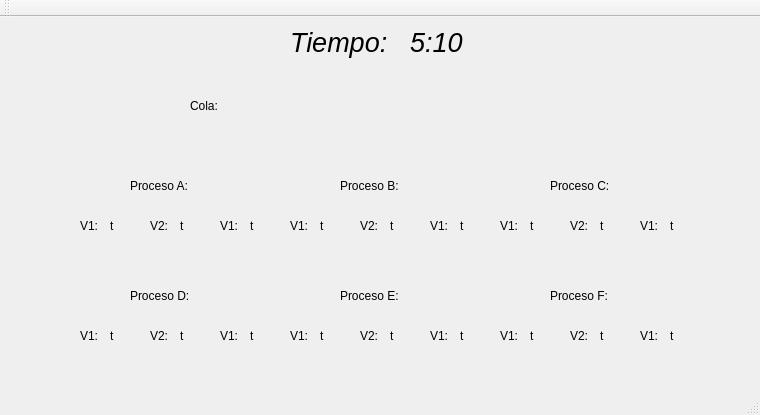
<?xml version="1.0" encoding="UTF-8"?>
<ui version="4.0">
 <class>MainWindow</class>
 <widget class="QMainWindow" name="MainWindow">
  <property name="geometry">
   <rect>
    <x>0</x>
    <y>0</y>
    <width>760</width>
    <height>415</height>
   </rect>
  </property>
  <property name="windowTitle">
   <string>TAREA CORTA 1</string>
  </property>
  <widget class="QWidget" name="centralWidget">
   <widget class="QLabel" name="label">
    <property name="geometry">
     <rect>
      <x>290</x>
      <y>0</y>
      <width>111</width>
      <height>51</height>
     </rect>
    </property>
    <property name="font">
     <font>
      <pointsize>20</pointsize>
      <italic>true</italic>
     </font>
    </property>
    <property name="text">
     <string>Tiempo:</string>
    </property>
   </widget>
   <widget class="QLabel" name="label_2">
    <property name="geometry">
     <rect>
      <x>190</x>
      <y>80</y>
      <width>67</width>
      <height>17</height>
     </rect>
    </property>
    <property name="text">
     <string>Cola:</string>
    </property>
   </widget>
   <widget class="QLabel" name="label_3">
    <property name="geometry">
     <rect>
      <x>130</x>
      <y>160</y>
      <width>81</width>
      <height>17</height>
     </rect>
    </property>
    <property name="text">
     <string>Proceso A:</string>
    </property>
   </widget>
   <widget class="QLabel" name="label_4">
    <property name="geometry">
     <rect>
      <x>130</x>
      <y>270</y>
      <width>81</width>
      <height>17</height>
     </rect>
    </property>
    <property name="text">
     <string>Proceso D:</string>
    </property>
   </widget>
   <widget class="QLabel" name="label_5">
    <property name="geometry">
     <rect>
      <x>340</x>
      <y>270</y>
      <width>81</width>
      <height>17</height>
     </rect>
    </property>
    <property name="text">
     <string>Proceso E:</string>
    </property>
   </widget>
   <widget class="QLabel" name="label_6">
    <property name="geometry">
     <rect>
      <x>550</x>
      <y>270</y>
      <width>81</width>
      <height>17</height>
     </rect>
    </property>
    <property name="text">
     <string>Proceso F:</string>
    </property>
   </widget>
   <widget class="QLabel" name="label_7">
    <property name="geometry">
     <rect>
      <x>340</x>
      <y>160</y>
      <width>81</width>
      <height>17</height>
     </rect>
    </property>
    <property name="text">
     <string>Proceso B:</string>
    </property>
   </widget>
   <widget class="QLabel" name="label_8">
    <property name="geometry">
     <rect>
      <x>550</x>
      <y>160</y>
      <width>81</width>
      <height>17</height>
     </rect>
    </property>
    <property name="text">
     <string>Proceso C:</string>
    </property>
   </widget>
   <widget class="QLabel" name="label_9">
    <property name="geometry">
     <rect>
      <x>410</x>
      <y>0</y>
      <width>111</width>
      <height>51</height>
     </rect>
    </property>
    <property name="font">
     <font>
      <pointsize>20</pointsize>
      <italic>true</italic>
     </font>
    </property>
    <property name="text">
     <string>5:10</string>
    </property>
   </widget>
   <widget class="QLabel" name="V1A">
    <property name="geometry">
     <rect>
      <x>80</x>
      <y>200</y>
      <width>31</width>
      <height>17</height>
     </rect>
    </property>
    <property name="text">
     <string>V1:</string>
    </property>
   </widget>
   <widget class="QLabel" name="V2A">
    <property name="geometry">
     <rect>
      <x>150</x>
      <y>200</y>
      <width>31</width>
      <height>17</height>
     </rect>
    </property>
    <property name="text">
     <string>V2:</string>
    </property>
   </widget>
   <widget class="QLabel" name="V3A">
    <property name="geometry">
     <rect>
      <x>220</x>
      <y>200</y>
      <width>31</width>
      <height>17</height>
     </rect>
    </property>
    <property name="text">
     <string>V1:</string>
    </property>
   </widget>
   <widget class="QLabel" name="T1A">
    <property name="geometry">
     <rect>
      <x>110</x>
      <y>200</y>
      <width>16</width>
      <height>17</height>
     </rect>
    </property>
    <property name="text">
     <string>t</string>
    </property>
   </widget>
   <widget class="QLabel" name="T2A">
    <property name="geometry">
     <rect>
      <x>180</x>
      <y>200</y>
      <width>16</width>
      <height>17</height>
     </rect>
    </property>
    <property name="text">
     <string>t</string>
    </property>
   </widget>
   <widget class="QLabel" name="T3A">
    <property name="geometry">
     <rect>
      <x>250</x>
      <y>200</y>
      <width>16</width>
      <height>17</height>
     </rect>
    </property>
    <property name="text">
     <string>t</string>
    </property>
   </widget>
   <widget class="QLabel" name="T2B">
    <property name="geometry">
     <rect>
      <x>390</x>
      <y>200</y>
      <width>16</width>
      <height>17</height>
     </rect>
    </property>
    <property name="text">
     <string>t</string>
    </property>
   </widget>
   <widget class="QLabel" name="V3B">
    <property name="geometry">
     <rect>
      <x>430</x>
      <y>200</y>
      <width>31</width>
      <height>17</height>
     </rect>
    </property>
    <property name="text">
     <string>V1:</string>
    </property>
   </widget>
   <widget class="QLabel" name="V1B">
    <property name="geometry">
     <rect>
      <x>290</x>
      <y>200</y>
      <width>31</width>
      <height>17</height>
     </rect>
    </property>
    <property name="text">
     <string>V1:</string>
    </property>
   </widget>
   <widget class="QLabel" name="T1B">
    <property name="geometry">
     <rect>
      <x>320</x>
      <y>200</y>
      <width>16</width>
      <height>17</height>
     </rect>
    </property>
    <property name="text">
     <string>t</string>
    </property>
   </widget>
   <widget class="QLabel" name="T3B">
    <property name="geometry">
     <rect>
      <x>460</x>
      <y>200</y>
      <width>16</width>
      <height>17</height>
     </rect>
    </property>
    <property name="text">
     <string>t</string>
    </property>
   </widget>
   <widget class="QLabel" name="V2B">
    <property name="geometry">
     <rect>
      <x>360</x>
      <y>200</y>
      <width>31</width>
      <height>17</height>
     </rect>
    </property>
    <property name="text">
     <string>V2:</string>
    </property>
   </widget>
   <widget class="QLabel" name="V1C">
    <property name="geometry">
     <rect>
      <x>500</x>
      <y>200</y>
      <width>31</width>
      <height>17</height>
     </rect>
    </property>
    <property name="text">
     <string>V1:</string>
    </property>
   </widget>
   <widget class="QLabel" name="T2C">
    <property name="geometry">
     <rect>
      <x>600</x>
      <y>200</y>
      <width>16</width>
      <height>17</height>
     </rect>
    </property>
    <property name="text">
     <string>t</string>
    </property>
   </widget>
   <widget class="QLabel" name="V3C">
    <property name="geometry">
     <rect>
      <x>640</x>
      <y>200</y>
      <width>31</width>
      <height>17</height>
     </rect>
    </property>
    <property name="text">
     <string>V1:</string>
    </property>
   </widget>
   <widget class="QLabel" name="T3C">
    <property name="geometry">
     <rect>
      <x>670</x>
      <y>200</y>
      <width>16</width>
      <height>17</height>
     </rect>
    </property>
    <property name="text">
     <string>t</string>
    </property>
   </widget>
   <widget class="QLabel" name="V2C">
    <property name="geometry">
     <rect>
      <x>570</x>
      <y>200</y>
      <width>31</width>
      <height>17</height>
     </rect>
    </property>
    <property name="text">
     <string>V2:</string>
    </property>
   </widget>
   <widget class="QLabel" name="T1C">
    <property name="geometry">
     <rect>
      <x>530</x>
      <y>200</y>
      <width>16</width>
      <height>17</height>
     </rect>
    </property>
    <property name="text">
     <string>t</string>
    </property>
   </widget>
   <widget class="QLabel" name="T2D">
    <property name="geometry">
     <rect>
      <x>180</x>
      <y>310</y>
      <width>16</width>
      <height>17</height>
     </rect>
    </property>
    <property name="text">
     <string>t</string>
    </property>
   </widget>
   <widget class="QLabel" name="V3D">
    <property name="geometry">
     <rect>
      <x>220</x>
      <y>310</y>
      <width>31</width>
      <height>17</height>
     </rect>
    </property>
    <property name="text">
     <string>V1:</string>
    </property>
   </widget>
   <widget class="QLabel" name="V1D">
    <property name="geometry">
     <rect>
      <x>80</x>
      <y>310</y>
      <width>31</width>
      <height>17</height>
     </rect>
    </property>
    <property name="text">
     <string>V1:</string>
    </property>
   </widget>
   <widget class="QLabel" name="T1D">
    <property name="geometry">
     <rect>
      <x>110</x>
      <y>310</y>
      <width>16</width>
      <height>17</height>
     </rect>
    </property>
    <property name="text">
     <string>t</string>
    </property>
   </widget>
   <widget class="QLabel" name="T3D">
    <property name="geometry">
     <rect>
      <x>250</x>
      <y>310</y>
      <width>16</width>
      <height>17</height>
     </rect>
    </property>
    <property name="text">
     <string>t</string>
    </property>
   </widget>
   <widget class="QLabel" name="V2D">
    <property name="geometry">
     <rect>
      <x>150</x>
      <y>310</y>
      <width>31</width>
      <height>17</height>
     </rect>
    </property>
    <property name="text">
     <string>V2:</string>
    </property>
   </widget>
   <widget class="QLabel" name="T3E">
    <property name="geometry">
     <rect>
      <x>460</x>
      <y>310</y>
      <width>16</width>
      <height>17</height>
     </rect>
    </property>
    <property name="text">
     <string>t</string>
    </property>
   </widget>
   <widget class="QLabel" name="T2E">
    <property name="geometry">
     <rect>
      <x>390</x>
      <y>310</y>
      <width>16</width>
      <height>17</height>
     </rect>
    </property>
    <property name="text">
     <string>t</string>
    </property>
   </widget>
   <widget class="QLabel" name="V2E">
    <property name="geometry">
     <rect>
      <x>360</x>
      <y>310</y>
      <width>31</width>
      <height>17</height>
     </rect>
    </property>
    <property name="text">
     <string>V2:</string>
    </property>
   </widget>
   <widget class="QLabel" name="T1E">
    <property name="geometry">
     <rect>
      <x>320</x>
      <y>310</y>
      <width>16</width>
      <height>17</height>
     </rect>
    </property>
    <property name="text">
     <string>t</string>
    </property>
   </widget>
   <widget class="QLabel" name="V3E">
    <property name="geometry">
     <rect>
      <x>430</x>
      <y>310</y>
      <width>31</width>
      <height>17</height>
     </rect>
    </property>
    <property name="text">
     <string>V1:</string>
    </property>
   </widget>
   <widget class="QLabel" name="V1E">
    <property name="geometry">
     <rect>
      <x>290</x>
      <y>310</y>
      <width>31</width>
      <height>17</height>
     </rect>
    </property>
    <property name="text">
     <string>V1:</string>
    </property>
   </widget>
   <widget class="QLabel" name="T1F">
    <property name="geometry">
     <rect>
      <x>530</x>
      <y>310</y>
      <width>16</width>
      <height>17</height>
     </rect>
    </property>
    <property name="text">
     <string>t</string>
    </property>
   </widget>
   <widget class="QLabel" name="V3F">
    <property name="geometry">
     <rect>
      <x>640</x>
      <y>310</y>
      <width>31</width>
      <height>17</height>
     </rect>
    </property>
    <property name="text">
     <string>V1:</string>
    </property>
   </widget>
   <widget class="QLabel" name="T2F">
    <property name="geometry">
     <rect>
      <x>600</x>
      <y>310</y>
      <width>16</width>
      <height>17</height>
     </rect>
    </property>
    <property name="text">
     <string>t</string>
    </property>
   </widget>
   <widget class="QLabel" name="V2F">
    <property name="geometry">
     <rect>
      <x>570</x>
      <y>310</y>
      <width>31</width>
      <height>17</height>
     </rect>
    </property>
    <property name="text">
     <string>V2:</string>
    </property>
   </widget>
   <widget class="QLabel" name="V1F">
    <property name="geometry">
     <rect>
      <x>500</x>
      <y>310</y>
      <width>31</width>
      <height>17</height>
     </rect>
    </property>
    <property name="text">
     <string>V1:</string>
    </property>
   </widget>
   <widget class="QLabel" name="T3F">
    <property name="geometry">
     <rect>
      <x>670</x>
      <y>310</y>
      <width>16</width>
      <height>17</height>
     </rect>
    </property>
    <property name="text">
     <string>t</string>
    </property>
   </widget>
  </widget>
  <widget class="QMenuBar" name="menuBar">
   <property name="geometry">
    <rect>
     <x>0</x>
     <y>0</y>
     <width>760</width>
     <height>25</height>
    </rect>
   </property>
  </widget>
  <widget class="QToolBar" name="mainToolBar">
   <attribute name="toolBarArea">
    <enum>TopToolBarArea</enum>
   </attribute>
   <attribute name="toolBarBreak">
    <bool>false</bool>
   </attribute>
  </widget>
  <widget class="QStatusBar" name="statusBar"/>
 </widget>
 <layoutdefault spacing="6" margin="11"/>
 <resources/>
 <connections/>
</ui>
